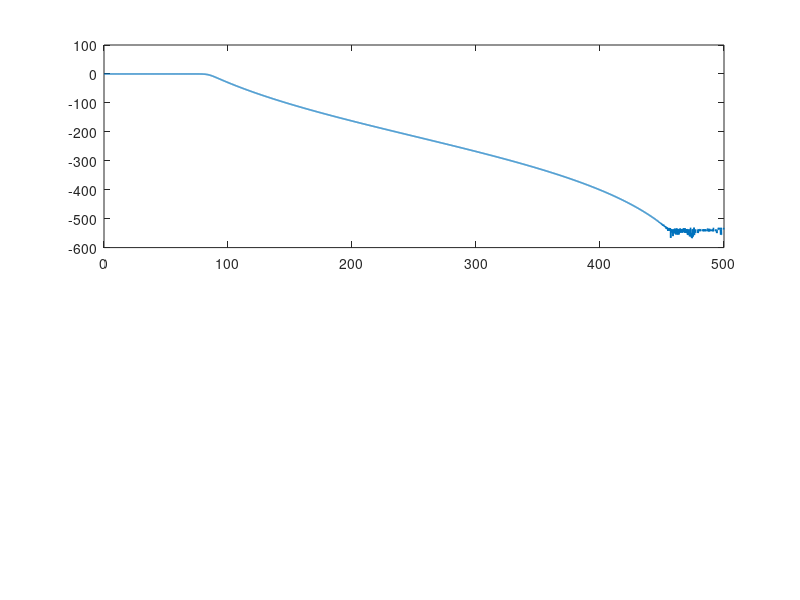

Reproduce this figure in MATLAB. (Note: this script raises an error after producing the figure.)
clear; close all; clc;

%% 指标
fs  = 1000;
fp  = 80;
fst = 120;
Rp  = 0.5;
Rs  = 60;

%% 归一化到 Nyquist 频率
Wp = fp  / (fs/2);
Ws = fst / (fs/2);

%% 求满足指标的最低 Butterworth 阶数
[Nb, WnB] = buttord(Wp, Ws, Rp, Rs);

%% 生成数字 Butterworth 滤波器
[b, a] = butter(Nb, WnB);

fprintf('Butterworth 阶数 = %d\n', Nb);
fprintf('b 系数个数 = %d\n', numel(b));
fprintf('a 系数个数 = %d\n', numel(a));

%% 求频率响应和群延迟
[Hb, f]   = freqz(b, a, 4096, fs);
[gdB, fg] = grpdelay(b, a, 4096, fs);

%% 图 1：幅频响应
figure;
subplot(2,1,1);
plot(f, 20*log10(abs(Hb)), 'LineWidth', 1.2);
xline(fp,  'k:');
xline(fst, 'k:');
yline(-Rs, 'r:');
xlim([0 250]);
ylim([-100 5]);
xlabel('频率 (Hz)');
ylabel('|H| (dB)');
title(sprintf('Butterworth 低通：%d 阶', Nb));
grid on;

%% 图 1 下半部分：群延迟
subplot(2,1,2);
plot(fg, gdB, 'LineWidth', 1.2);
xlim([0 fp]);
xlabel('频率 (Hz)');
ylabel('群延迟（样本）');
title('通带内的群延迟');
grid on;

magB = 20*log10(abs(Hb));

%% 统计通带实际变化
idxP = f <= 80;
passMax = max(magB(idxP));
passMin = min(magB(idxP));

fprintf('通带最大增益 = %.4f dB\n', passMax);
fprintf('通带最小增益 = %.4f dB\n', passMin);
fprintf('通带实际变化 = %.4f dB\n', passMax - passMin);

%% 统计阻带最差位置
idxS = f >= 120;
stopWorst = max(magB(idxS));

fprintf('120 Hz 以上最差衰减 = %.2f dB\n', stopWorst);

%% 只放大 0–80 Hz
figure;
plot(f, magB, 'LineWidth', 1.5);
yline(0,   'k-');
yline(-0.5,'r:');
xlim([0 80]);
ylim([-0.8 0.1]);
xlabel('频率 (Hz)');
ylabel('|H| (dB)');
title('放大后的通带：0–80 Hz');
grid on;

%% 把高阶 [b,a] 拆成 SOS
[sos, g] = tf2sos(b, a);

fprintf('SOS 数组大小：%d 行，%d 列\n', ...
    size(sos,1), size(sos,2));

fprintf('SOS 整体增益 g = %.6f\n', g);

disp('前几个二阶节：');
disp(sos(1:min(3,size(sos,1)), :));

xImp = [1, zeros(1, 999)];

%% 直接用高阶 b、a
yDirect = filter(b, a, xImp);

%% 用 SOS 级联
ySOS = sosfilt(sos, g * xImp);

fprintf('两种实现最大差异 = %.3e\n', ...
    max(abs(yDirect - ySOS)));

%% 用相同指标设计 Chebyshev I
[Nc, WnC] = cheb1ord(Wp, Ws, Rp, Rs);
[bc, ac]   = cheby1(Nc, Rp, WnC);

fprintf('Chebyshev I 阶数 = %d\n', Nc);
fprintf('Chebyshev I 的 b 系数个数 = %d\n', numel(bc));
fprintf('Chebyshev I 的 a 系数个数 = %d\n', numel(ac));

[Hc, f] = freqz(bc, ac, 4096, fs);

%% 两种 IIR 的幅频对比
figure;
plot(f, 20*log10(abs(Hb)), 'LineWidth', 1.3); hold on;
plot(f, 20*log10(abs(Hc)), '--', 'LineWidth', 1.3);

xline(80,  'k:');
xline(120, 'k:');
yline(-60, 'r:');

xlim([0 200]);
ylim([-120 2]);
xlabel('频率 (Hz)');
ylabel('|H| (dB)');
legend('Butterworth', 'Chebyshev I', 'Location', 'southwest');
title('相同指标下：Butterworth vs Chebyshev I');
grid on;

magC = 20*log10(abs(Hc));

idxC = f <= 80;

figure;
plot(f, magC, 'LineWidth', 1.3);
yline(0,   'k-');
yline(-0.5,'r:');
xlim([0 80]);
ylim([-0.7 0.1]);
xlabel('频率 (Hz)');
ylabel('|H| (dB)');
title('Chebyshev I 通带：可以看到波纹');
grid on;
